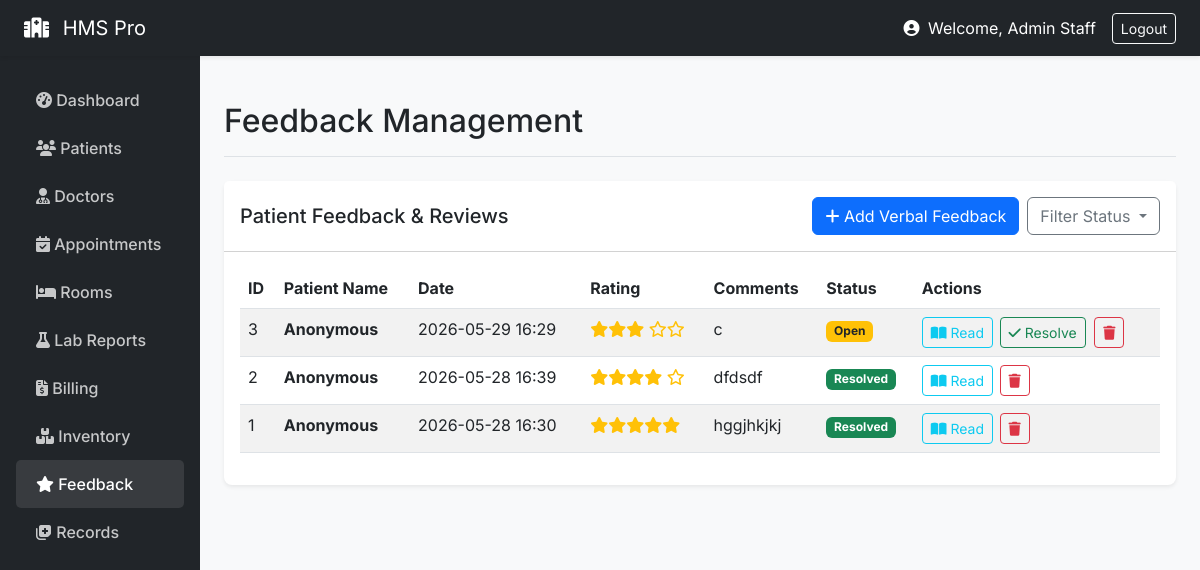
The app's page /staff/feedback (signed in), older data.
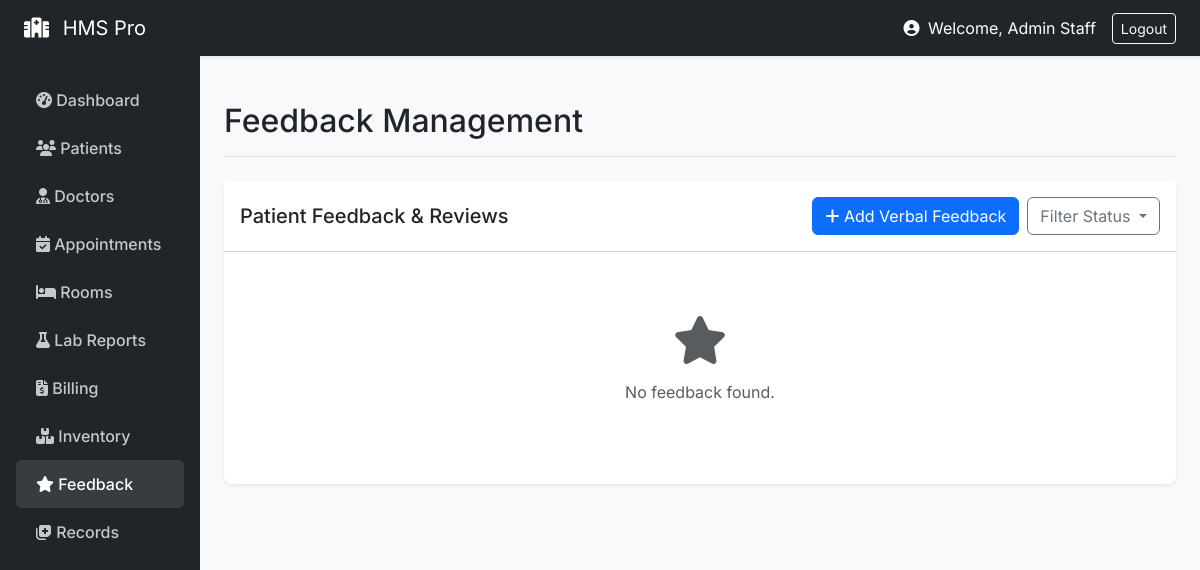
The same page, newer data.
### models/__init__.py (models this page shows)
class Feedback(db.Model):
    id = db.Column(db.Integer, primary_key=True)
    patient_id = db.Column(db.Integer, db.ForeignKey('user.id'))
    patient_name = db.Column(db.String(100))
    rating = db.Column(db.Integer)
    comment = db.Column(db.Text)
    status = db.Column(db.String(20), default='Open')
    created_at = db.Column(db.DateTime, default=datetime.now)
    patient = db.relationship('User', foreign_keys=[patient_id])

### routes/staff.py (the view, shortened to what this page needs)
@staff_bp.route('/feedback', methods=['GET', 'POST'])
def feedback():
    query = Feedback.query
    if request.args.get('status') == 'Resolved':
        query = query.filter_by(status='Resolved')
    feedbacks = query.order_by(Feedback.created_at.desc()).all()
    return render_template('feedback.html', feedbacks=feedbacks)

### models/__init__.py (called while the page is built)
@login_manager.user_loader
def load_user(user_id):
    return User.query.get(int(user_id))

### routes/staff.py (called while the page is built)
def staff_required(f):
    @wraps(f)
    def decorated_function(*args, **kwargs):
        if current_user.role != 'staff':
            flash('Staff access only', 'danger')
            return redirect(url_for('auth.login'))
        return f(*args, **kwargs)
    return decorated_function

@staff_bp.before_request
@login_required
@staff_required
def before_request():
    pass

### templates/feedback.html (shortened to what this page needs)
{% extends "base.html" %}
{% block page_title %}Feedback Management{% endblock %}
{% block content %}
<div class="card">
    <div class="card-header bg-white d-flex justify-content-between align-items-center py-3">
        <h5 class="mb-0">Patient Feedback & Reviews</h5>
        <div class="d-flex gap-2">
            <button type="button" class="btn btn-primary" data-bs-toggle="modal" data-bs-target="#addFeedbackModal">
                <i class="fas fa-plus"></i> Add Verbal Feedback
            </button>
            <div class="dropdown">
                <button class="btn btn-outline-secondary dropdown-toggle" type="button" data-bs-toggle="dropdown">
                    Filter Status
                </button>
            </div>
        </div>
    </div>
    <div class="card-body">
        {% if feedbacks|length == 0 %}
        <div class="text-center text-muted py-5">
            <i class="fas fa-star fa-3x mb-3"></i>
            <p>No feedback found.</p>
        </div>
        {% else %}
        <table class="table table-striped table-hover datatable w-100">
            <thead>
                <tr>
                    <th>ID</th>
                    <th>Patient Name</th>
                    <th>Date</th>
                    <th>Rating</th>
                    <th>Comments</th>
                    <th>Status</th>
                    <th>Actions</th>
                </tr>
            </thead>
            <tbody>
                {% for fb in feedbacks %}
                <tr>
                    <td>{{ fb.id }}</td>
                    <td><strong>{{ fb.patient.name if fb.patient else (fb.patient_name if fb.patient_name else 'Anonymous') }}</strong></td>
                    <td>{{ fb.created_at.strftime('%Y-%m-%d %H:%M') if fb.created_at else 'N/A' }}</td>
                    <td>
                        <span class="text-warning">
                            {% for i in range(fb.rating or 0) %}<i class="fas fa-star"></i>{% endfor %}
                            {% for i in range(5 - (fb.rating or 0)) %}<i class="far fa-star"></i>{% endfor %}
                        </span>
                    </td>
                    <td>
                        <span title="{{ fb.comment }}">
                            {{ fb.comment[:60] + '...' if fb.comment and fb.comment|length > 60 else fb.comment }}
                        </span>
                    </td>
                    <td>
                        {% if fb.status == 'Resolved' %}
                        <span class="badge bg-success">Resolved</span>
                        {% else %}
                        <span class="badge bg-warning text-dark">Open</span>
                        {% endif %}
                    </td>
                    <td class="text-nowrap">
                        <button class="btn btn-sm btn-outline-info" title="Read Full" onclick="viewComment('{{ fb.patient.name if fb.patient else 'Anonymous' }}', '{{ fb.rating }}', {{ fb.comment|tojson|safe if fb.comment else '\"\"' }})">
                            <i class="fas fa-book-open"></i> Read
                        </button>
                        {% if fb.status != 'Resolved' %}
                        <form action="{{ url_for('staff.resolve_feedback', id=fb.id) }}" method="POST" class="action-form">
                            <button type="submit" class="btn btn-sm btn-outline-success" title="Mark Resolved"><i class="fas fa-check"></i> Resolve</button>
                        </form>
                        {% endif %}
                        <form action="{{ url_for('staff.delete_feedback', id=fb.id) }}" method="POST" class="action-form" onsubmit="return confirm('Delete this feedback?');">
                            <button type="submit" class="btn btn-sm btn-outline-danger" title="Delete"><i class="fas fa-trash"></i></button>
                        </form>
                    </td>
                </tr>
                {% endfor %}
            </tbody>
        </table>
        {% endif %}
    </div>
</div>
{% endblock %}

Row changes from the older to the newer data that the page shows:
removed Feedback: id "3", patient "Anonymous", created_at "2026-05-29 16:29", rating 3 (drawn), comment "c", status "Open"
removed Feedback: id "2", patient "Anonymous", created_at "2026-05-28 16:39", rating 4 (drawn), comment "dfdsdf", status "Resolved"
removed Feedback: id "1", patient "Anonymous", created_at "2026-05-28 16:30", rating 5 (drawn), comment "hggjhkjkj", status "Resolved"
Text that changed along with them:
text no longer shown: "ID Patient Name Date Rating Comments Status Actions"
text now shown: "No feedback found."
